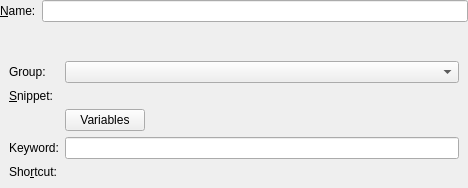
<?xml version="1.0" encoding="UTF-8"?>
<ui version="4.0">
 <class>SnippetDialog</class>
 <widget class="QWidget" name="SnippetDialog">
  <property name="geometry">
   <rect>
    <x>0</x>
    <y>0</y>
    <width>468</width>
    <height>188</height>
   </rect>
  </property>
  <layout class="QVBoxLayout" name="verticalLayout">
   <property name="margin">
    <number>0</number>
   </property>
   <item>
    <layout class="QFormLayout" name="formLayout_2">
     <item row="0" column="0">
      <widget class="QLabel" name="nameLabel">
       <property name="text">
        <string>&amp;Name:</string>
       </property>
       <property name="wordWrap">
        <bool>false</bool>
       </property>
       <property name="buddy">
        <cstring>nameEdit</cstring>
       </property>
      </widget>
     </item>
     <item row="0" column="1">
      <widget class="KLineEdit" name="nameEdit">
       <property name="trapReturnKey" stdset="0">
        <bool>true</bool>
       </property>
      </widget>
     </item>
    </layout>
   </item>
   <item>
    <widget class="QWidget" name="groupWidget" native="true">
     <layout class="QGridLayout" name="gridLayout">
      <item row="0" column="0">
       <widget class="QLabel" name="textLabelGroup">
        <property name="text">
         <string comment="Group to which the snippet belongs.">Group:</string>
        </property>
        <property name="wordWrap">
         <bool>false</bool>
        </property>
       </widget>
      </item>
      <item row="1" column="0">
       <widget class="QLabel" name="textLabel">
        <property name="text">
         <string>&amp;Snippet:</string>
        </property>
        <property name="alignment">
         <set>Qt::AlignTop</set>
        </property>
        <property name="wordWrap">
         <bool>false</bool>
        </property>
        <property name="buddy">
         <cstring>snippetText</cstring>
        </property>
       </widget>
      </item>
      <item row="1" column="1" colspan="2">
       <widget class="KPIMTextEdit::PlainTextEditorWidget" name="snippetText" native="true">
        <property name="font">
         <font>
          <family>Courier</family>
          <pointsize>11</pointsize>
         </font>
        </property>
       </widget>
      </item>
      <item row="2" column="1">
       <widget class="QPushButton" name="pushButtonVariables">
        <property name="text">
         <string>Variables</string>
        </property>
       </widget>
      </item>
      <item row="2" column="2">
       <spacer name="horizontalSpacer">
        <property name="orientation">
         <enum>Qt::Horizontal</enum>
        </property>
        <property name="sizeHint" stdset="0">
         <size>
          <width>347</width>
          <height>20</height>
         </size>
        </property>
       </spacer>
      </item>
      <item row="6" column="0">
       <widget class="QLabel" name="keyWidgetLabel">
        <property name="text">
         <string>Sho&amp;rtcut:</string>
        </property>
        <property name="wordWrap">
         <bool>false</bool>
        </property>
        <property name="buddy">
         <cstring>keyWidget</cstring>
        </property>
       </widget>
      </item>
      <item row="6" column="1" colspan="2">
       <widget class="KKeySequenceWidget" name="keyWidget" native="true">
        <property name="sizePolicy">
         <sizepolicy hsizetype="Preferred" vsizetype="Preferred">
          <horstretch>0</horstretch>
          <verstretch>0</verstretch>
         </sizepolicy>
        </property>
       </widget>
      </item>
      <item row="0" column="1" colspan="2">
       <widget class="KComboBox" name="groupBox"/>
      </item>
      <item row="5" column="0">
       <widget class="QLabel" name="label">
        <property name="text">
         <string>Keyword:</string>
        </property>
       </widget>
      </item>
      <item row="5" column="1" colspan="2">
       <widget class="QLineEdit" name="lineEdit"/>
      </item>
     </layout>
    </widget>
   </item>
  </layout>
 </widget>
 <customwidgets>
  <customwidget>
   <class>KLineEdit</class>
   <extends>QLineEdit</extends>
   <header>klineedit.h</header>
  </customwidget>
  <customwidget>
   <class>KComboBox</class>
   <extends>QComboBox</extends>
   <header>kcombobox.h</header>
  </customwidget>
  <customwidget>
   <class>KKeySequenceWidget</class>
   <extends>QWidget</extends>
   <header>kkeysequencewidget.h</header>
  </customwidget>
  <customwidget>
   <class>KPIMTextEdit::PlainTextEditorWidget</class>
   <extends>QWidget</extends>
   <header>kpimtextedit/plaintexteditorwidget.h</header>
  </customwidget>
 </customwidgets>
 <resources/>
 <connections/>
</ui>
